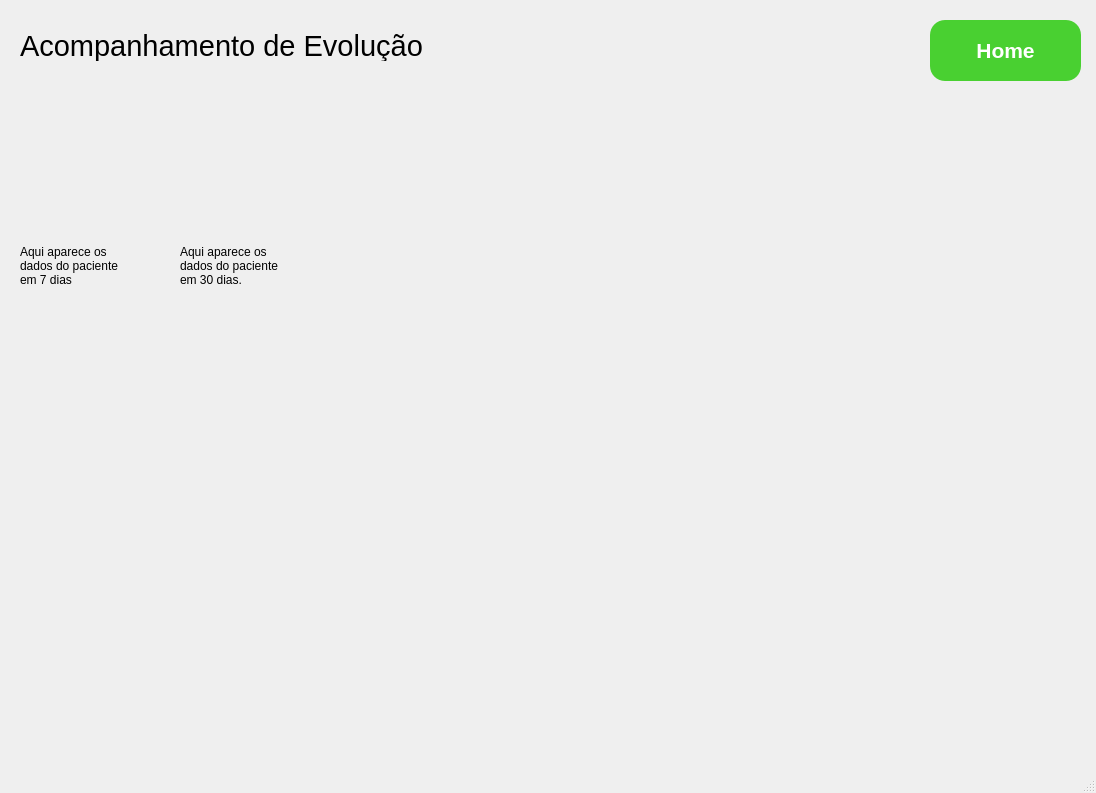
<?xml version="1.0" encoding="UTF-8"?>
<ui version="4.0">
 <class>MainWindow</class>
 <widget class="QMainWindow" name="MainWindow">
  <property name="geometry">
   <rect>
    <x>0</x>
    <y>0</y>
    <width>1096</width>
    <height>793</height>
   </rect>
  </property>
  <property name="windowTitle">
   <string>MainWindow</string>
  </property>
  <widget class="QWidget" name="centralwidget">
   <widget class="QLabel" name="label">
    <property name="geometry">
     <rect>
      <x>0</x>
      <y>0</y>
      <width>1111</width>
      <height>751</height>
     </rect>
    </property>
    <property name="text">
     <string/>
    </property>
    <property name="pixmap">
     <pixmap>2.webp</pixmap>
    </property>
    <property name="scaledContents">
     <bool>true</bool>
    </property>
   </widget>
   <widget class="QLabel" name="label_2">
    <property name="geometry">
     <rect>
      <x>20</x>
      <y>30</y>
      <width>521</width>
      <height>31</height>
     </rect>
    </property>
    <property name="font">
     <font>
      <pointsize>22</pointsize>
     </font>
    </property>
    <property name="text">
     <string>Acompanhamento de Evolução</string>
    </property>
   </widget>
   <widget class="QLabel" name="label_3">
    <property name="geometry">
     <rect>
      <x>20</x>
      <y>110</y>
      <width>101</width>
      <height>311</height>
     </rect>
    </property>
    <property name="text">
     <string>Aqui aparece os dados do paciente em 7 dias </string>
    </property>
    <property name="wordWrap">
     <bool>true</bool>
    </property>
   </widget>
   <widget class="QLabel" name="label_4">
    <property name="geometry">
     <rect>
      <x>180</x>
      <y>110</y>
      <width>101</width>
      <height>311</height>
     </rect>
    </property>
    <property name="text">
     <string>Aqui aparece os dados do paciente em 30 dias.</string>
    </property>
    <property name="wordWrap">
     <bool>true</bool>
    </property>
   </widget>
   <widget class="QPushButton" name="pushButton_6">
    <property name="geometry">
     <rect>
      <x>930</x>
      <y>20</y>
      <width>151</width>
      <height>61</height>
     </rect>
    </property>
    <property name="font">
     <font>
      <pointsize>16</pointsize>
      <weight>75</weight>
      <bold>true</bold>
     </font>
    </property>
    <property name="styleSheet">
     <string notr="true">background-color:#49d031;
color:#ffffff;
border-radius:15px;</string>
    </property>
    <property name="text">
     <string>Home</string>
    </property>
   </widget>
  </widget>
  <widget class="QMenuBar" name="menubar">
   <property name="geometry">
    <rect>
     <x>0</x>
     <y>0</y>
     <width>1096</width>
     <height>21</height>
    </rect>
   </property>
  </widget>
  <widget class="QStatusBar" name="statusbar"/>
 </widget>
 <resources/>
 <connections/>
</ui>
